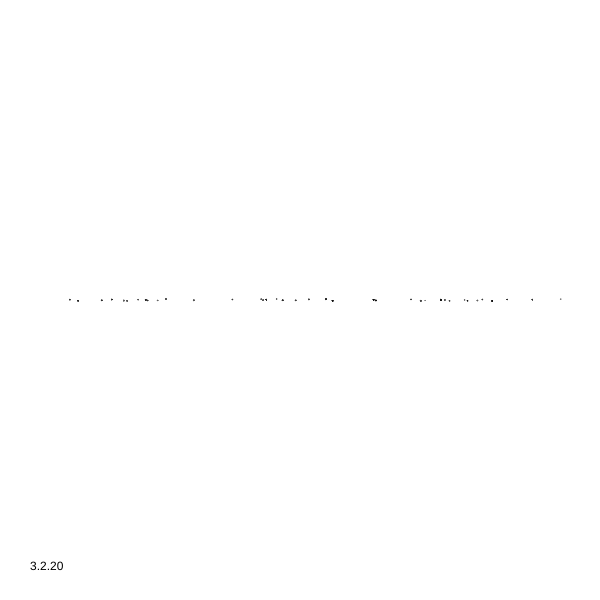
Frame 1 (no input)
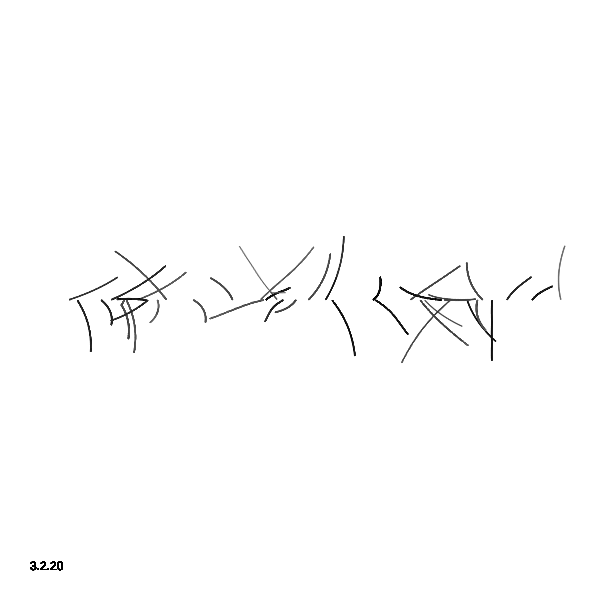
Frame 60 (no input)
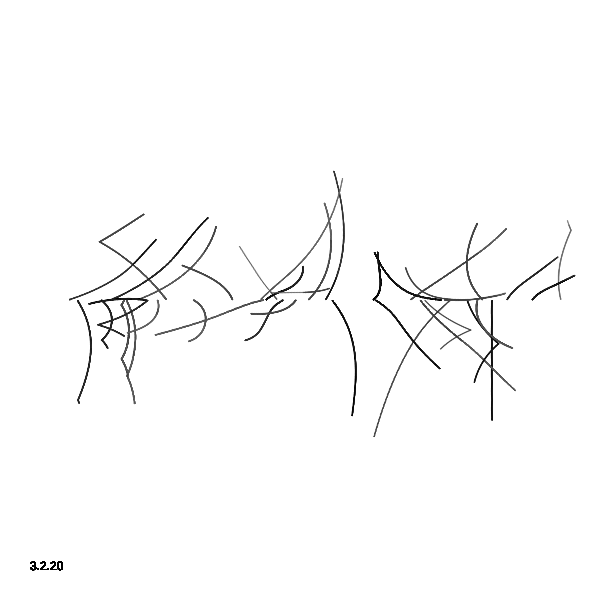
Frame 120 (the mouse pressed at the canvas centre since frame 60)

The p5.js sketch that drew these frames (run headless with seeded random() and noise() and a simulated clock; from frame 60 on, the mouse is pressed at the canvas centre):

// p5.js sketch
// ── sketch.js
/*
  Inspired by Process 4 by Casey Reas ( http://reas.com/compendium_text/ );
  The main modification is in the visualization:the distance
  between the centers controls the thickness of the line which is drawn, with color given by interpolating the
  colors of the two circles overlapping;
 */

var elements = [];
var tot = 40;


function setup() {
  createCanvas(600,600);
  init();

}

function draw() {
  
  //Do not clear the screen;
// background(255);
  
  for (var i = 0 ; i < elements.length; i++){
    var el = elements[i];
    el.move();
    el.bounce();
  }

  // Checking overlaps

  for (var i = 0; i < elements.length; i++){
    var el = elements[i];
      for (var j = i + 1; j < elements.length; j++){
        var el2 = elements[j];
        el.onOverlap(el2);
    }
  }
  noStroke();
  fill(0);
  text("3.2.20", 30, height - 30);
}


function init(){
  background(255);
  // Distribute the Elements randomly on a line ;
  elements = [];

  for (var  i = 0; i < tot; i++){
    var s = int(random(0, 2));
    var col = color(100 * s); //Randomly choose between black and (182, 103, 13), with alpha equal to 2;

    elements.push( new Element(random(width),height/2, random(6, 160), col));
    
  }
}


// Define the Element1 class

function Element(x, y, rad, col){
  var pos;
  var vel;
  var dir;
  var r;
  var color;


  this.pos = new p5.Vector(x, y);
  this.vel = new p5.Vector(random(-1, 1), random(-1, 1));
  this.dir = this.vel.copy();
  this.r = rad;
  this.color = col;

  // Define movement: every Element moves on a straight line;

  this.move = function(){
    var mag = this.vel.mag(); //Keep track of the velocity;
    
    this.vel.x += (this.dir.x - this.vel.x) * 0.01;  //Slowly change the velocity vector
    this.vel.y += (this.dir.y - this.vel.y) * 0.01; //to agree with the new direction;
    this.vel.normalize();
    this.vel.mult(mag); //Each element will move with the same initial velocity;

    this.pos.add(this.vel);

  }

  //Define behaviour when the circles overlap
  
  this.onOverlap = function(other){
    var d = (this.pos.x - other.pos.x) * (this.pos.x - other.pos.x) + (this.pos.y - other.pos.y) * (this.pos.y - other.pos.y); 

    //If touching, we change their direction
    
    if (d == (this.r + other.r) * (this.r + other.r)){
      this.dir.rotate(0.01 * 2 * PI);
      other.dir.rotate(0.01 * 2 * PI);
    }
    
    // If overlapping, they will move away from their centers;
    if (d < (this.r + other.r) * (this.r + other.r)){
      
      
      this.dir.x = this.pos.x - other.pos.x;
      this.dir.y = this.pos.y - other.pos.y;
      this.dir.normalize();
      
      //To avoid double counting, we change also the direction of the other Element

      other.dir = this.dir.copy();
      other.dir.mult(-1);
      
      this.visualize(other, d);
}

  }

  //Use this for debugging purpouses;

  this.show = function(){
    stroke(0,  255);
    strokeWeight(0.5);
    ellipse(this.pos.x, this.pos.y, this.r * 2, this.r * 2);
  //  line(this.pos.x + this.dir.x * this.r, this.pos.y + this.dir.y * this.r, this.pos.x, this.pos.y);
  }

  // Check if the Element touches the edges, in which case it bounces back;

  this.bounce = function(){
    if (this.pos.x < this.r){
      this.pos.x = this.r;
      this.vel.x = -this.vel.x;

    }

    if (this.pos.x > width - this.r){
      this.pos.x = width - this.r;
      this.vel.x = -this.vel.x;

    }

    if (this.pos.y < this.r){
      this.pos.y = this.r;
      this.vel.y = -this.vel.y;

    }

    if (this.pos.y > height - this.r){
      this.pos.y = height - this.r;
      this.vel.y = -this.vel.y;

    }
  }
  
  /*Define visualization: draw a line between the centers when they overlap; the distance between
  the centers controls the thickness of the line;
  */
   
  this.visualize = function(other, d){
    var c = map(d, 0, (this.r + other.r) * (this.r + other.r), 1, 0.5);
    noFill();
    strokeWeight(0.5);
    stroke(lerpColor(this.color, other.color, 0.5));
    ellipse(this.pos.x, this.pos.y, 0.5, 0.5);
  // line(this.pos.x, this.pos.y, other.pos.x, other.pos.y);


  }
}
